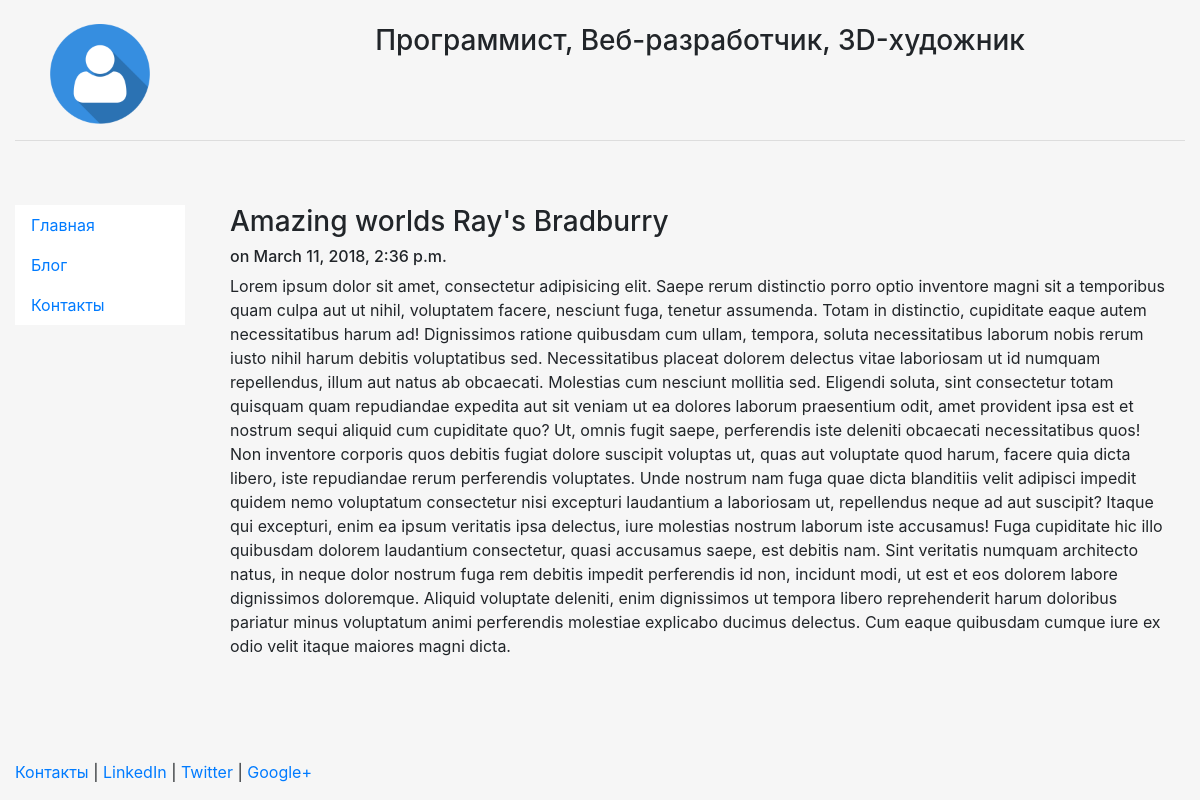
Page /blog/3 on the committed database.
### blog/models.py (models this page shows, shortened)
class Post(models.Model):
    class Meta:
        ordering = ['title']
    title = models.CharField(max_length=255)
    body = models.TextField()
    date = models.DateTimeField()

### blog/templates/blog/post.html
{% extends "personal/header.html" %}
{% block content %}
	<h3>{{ post.title }}</h3>
	<h6>on {{ post.date }}</h6>
	{{ post.body|safe|linebreaks }}
{% endblock %}

### personal/templates/personal/header.html (style rules this page uses)
html, body { height:100% }

### rows in the picture
Post: title "Amazing worlds Ray's Bradburry", date "March 11, 2018, 2:36 p.m.", body "Lorem ipsum dolor sit amet, consectetur adipisicing elit. Saepe rerum distinctio porro optio inventore magni sit a temporibus quam culpa aut ut nihil, voluptatem facere, nesciunt fuga, tenetur assumenda. Totam in distinctio, cupiditate eaque autem necessitatibus harum ad! Dignissimos ratione quibusdam cum ullam, tempora, soluta necessitatibus laborum nobis rerum iusto nihil harum debitis voluptatibus sed. Necessitatibus placeat dolorem delectus vitae laboriosam ut id numquam repellendus, illum aut natus ab obcaecati. Molestias cum nesciunt mollitia sed. Eligendi soluta, sint consectetur totam quisquam quam repudiandae expedita aut sit veniam ut ea dolores laborum praesentium odit, amet…"
